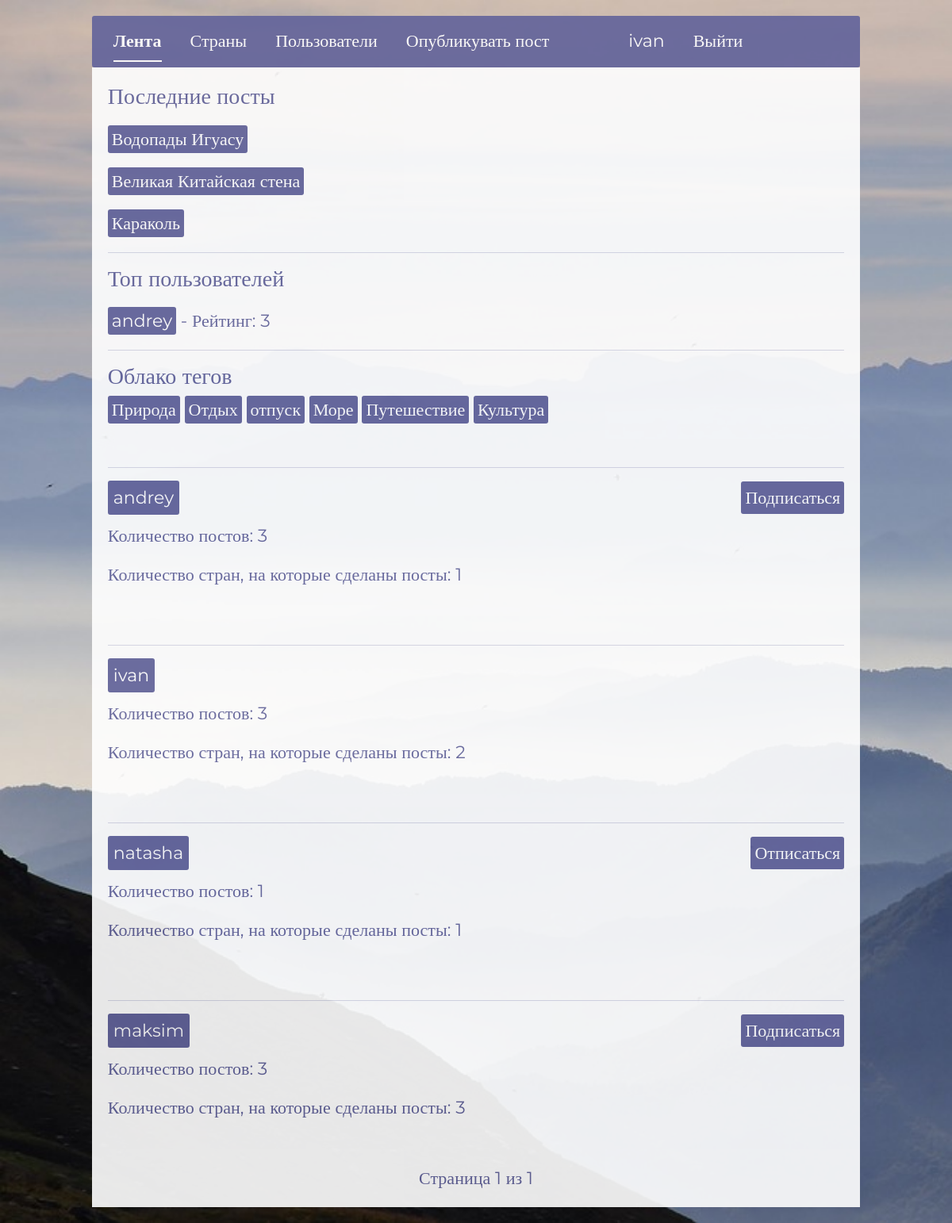
Before: /profiles/ (signed in) with the older database file.
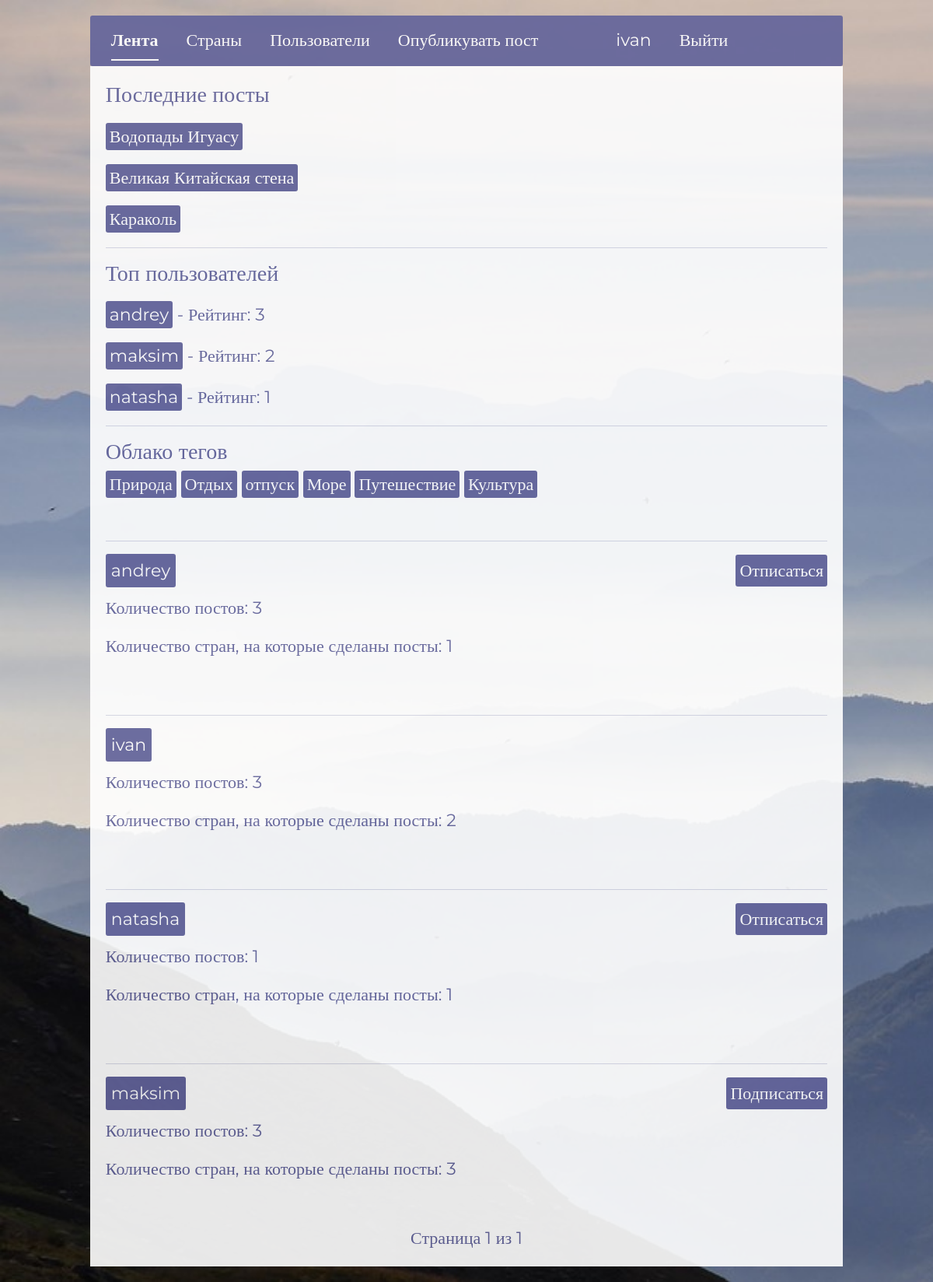
After: the same page with the newer database file.
### user/models.py (models this page shows, shortened)
class Post(models.Model):
    create_date = models.DateTimeField(auto_now_add=True)
    author = models.ForeignKey(User, on_delete=models.CASCADE,  verbose_name='Автор', blank=False, null=True, related_name='posts')
    countries = models.ManyToManyField(Country, blank=False, verbose_name="Страны")
    subject = models.CharField(max_length=255, blank=False, null=True, verbose_name='Тема')
    body = models.TextField(validators=[MinLengthValidator(3)], blank=False, null=True, verbose_name='Тело поста')
    photos = models.ManyToManyField(Photo, blank=True, verbose_name='Фотографии')
    tags = models.ManyToManyField(Tag, blank=True, verbose_name='Теги')
    rating = models.IntegerField(default=0, verbose_name='Рейтинг')
    last_lifted_at = models.DateTimeField(null=True, blank=True, verbose_name='Последнее время поднятия')
    class Meta:
        verbose_name = 'Пост'
        verbose_name_plural = 'Посты'

class Profile(models.Model):
    user = models.OneToOneField(User, on_delete=models.CASCADE, verbose_name='Пользователь')
    countries_interest = models.ManyToManyField(Country, blank=True, verbose_name="Интересующие страны")
    post_count = models.IntegerField(default=0, verbose_name='Количество постов')
    followers = models.ManyToManyField(User, related_name='following', blank=True, verbose_name='Подписчики')
    followers_count = models.IntegerField(default=0, verbose_name='Количество подписчиков')
    is_create = models.BooleanField(default=True, verbose_name='Создавать посты')
    is_blocked = models.BooleanField(default=False, verbose_name='Заблокирован')
    class Meta:
        verbose_name = 'Профиль'
        verbose_name_plural = 'Профили'

class Tag(models.Model):
    name = models.CharField(max_length=50, verbose_name='Тег')
    class Meta:
        verbose_name = 'Тег'
        verbose_name_plural = 'Теги'

### user/views.py (the view)
# urls.py: path('profiles/', views.profiles_list_view, name='profiles'),
@login_required
def profiles_list_view(request):
    cache_key_profile = f"profile_{request.user.id}"
    profile = cache.get(cache_key_profile)
    if not profile:
        profile = Profile.objects.get(user=request.user)
        cache.set(cache_key_profile, profile, timeout=60*5)
    blocked_response = check_user_blocked(profile)
    if blocked_response:
        return blocked_response
    active_link = 'profiles'
    cache_key_profiles = "profiles_list"
    profiles = cache.get(cache_key_profiles)
    if not profiles:
        profiles = Profile.objects.exclude(user__is_superuser=True).select_related('user')
        cache.set(cache_key_profiles, profiles, timeout=60*5)
    for profile in profiles:
        profile.unique_country_count = profile.user.posts.values('countries').distinct().count()
    paginator = Paginator(profiles, 20)
    page_number = request.GET.get('page')
    page_obj = paginator.get_page(page_number)
    context = {
        'profiles': page_obj,
        'active_link': active_link
    }
    return render(request, 'user/index.html', context)

### user/context_processors.py (called while the page is built)
def global_context(request):
    latest_posts = Post.objects.order_by('-create_date')[:3]
    tag_cloud = Tag.objects.all()
    top_users = Profile.objects.annotate(
        posts_count=Count('user__posts'),
        total_rating=Sum('user__posts__rating')
    ).filter(total_rating__gt=0).order_by('-total_rating')[:5]
    return {
        'latest_posts': latest_posts,
        'tag_cloud': tag_cloud,
        'top_users': top_users,
    }

### user/permissions.py (called while the page is built)
def check_user_blocked(profile):
    if profile.is_blocked:
        return HttpResponse("Ваш аккаунт заблокирован. Вы не можете создавать посты.", status=403)
    return None

### templates/user/index.html (shortened to what this page needs)
{% extends 'base.html' %}
{% block extra_css %}
    {% load static %}
    <link rel="stylesheet" href="{% static 'css/index.css' %}">
{% endblock %}
{% block content %}
    <div id="wrapper">
        <div id="index-nav">
            <ul class="nav nav-underline">
              <li class="nav-item" id="index-nav-item">
                <a id="index-link" class="nav-link active" aria-current="page" href="{% url 'index' %}">Лента</a>
              </li>
              <li class="nav-item" id="index-nav-item">
                <a id="index-link" class="nav-link" href="{% url 'country_list_view' %}">Страны</a>
              </li>
              <li class="nav-item" id="index-nav-item">
                <a id="index-link" class="nav-link" href="{% url 'profiles' %}">Пользователи</a>
              </li>
              <li class="nav-item" id="index-nav-item">
                <a id="index-link" class="nav-link" href="{% url 'create_post' %}">Опубликувать пост</a>
              </li>
              {% if user.is_authenticated %}
                <li class="nav-item" id="index-nav-item">
                    <a id="index-link" class="nav-link" href="{% url 'profile_detail' user.id %}">{{user.username}}</a>
                </li>
                <li class="nav-item" id="index-nav-item">
                    <a id="index-link" class="nav-link" href="{% url 'logout' %}">Выйти</a>
                </li>
              {% else %}
                <li class="nav-item" id="index-nav-item">
                    <a id="index-link" class="nav-link" href="{% url 'login' %}">Войти</a>
                </li>
              {% endif %}
            </ul>
        </div>
        <div id="lenta">
            {% include 'commom_info.html' %}
        </div>
        {% if active_link == 'profiles' %}
            {% for profile in profiles %}
                <div id="lenta">
                    <hr>
                    <div id="author">
                        <a href="{% url 'profile_detail' profile.user.id %}">{{ profile.user.username }}</a>
                        <div>
                            {% if request.user.is_authenticated %}
                                {% if request.user != profile.user %}
                                    {% if request.user in profile.followers.all %}
                                        <form action="{% url 'toggle_subscription' profile.user.id %}" method="POST">
                                            <button type="submit" id="subscription-bth">Отписаться</button>
                                        </form>
                                    {% else %}
                                        <form action="{% url 'toggle_subscription' profile.user.id %}" method="POST">
                                            <button type="submit" id="subscription-bth">Подписаться</button>
                                        </form>
                                    {% endif %}
                                {% endif %}
                            {% endif %}
                        </div>
                    </div>
                    <div id="profile-info">
                        <p>
                            Количество постов: {{ profile.post_count }}
                        </p>
                        <p>
                            Количество стран, на которые сделаны посты: {{ profile.unique_country_count }}
                        </p>
                    </div>
                </div>
            {% endfor %}
            <div id="lenta">
                <div id="poginator-button">
                    <span id="step-links">
                        <span id="current">
                            Страница {{ profiles.number }} из {{ profiles.paginator.num_pages }}
                        </span>
                    </span>
                </div>
            </div>
        {% endif %}
    </div>
{% endblock %}

### templates/commom_info.html
<div id="top-info">
    <h3>Последние посты</h3>
    {% for post in latest_posts %}
        <div id="link_posts">
            <a href="{% url 'post_detail' post.id %}">{{post.subject}}</a>
        </div>
    {% endfor %}
    <hr>
    <h3>Топ пользователей</h3>
    {% for user in top_users %}
        <div id="link_users">
            <a href="{% url 'profile_detail' user.user.id %}">{{user.user.username}}</a> - Рейтинг: {{ user.total_rating }}
        </div>
    {% endfor %}
    <hr>
    <h3>Облако тегов</h3>
    {% for tag in tag_cloud %}
        <div id="tags">
            <a href="{% url 'posts_by_tag' tag.id %}">{{tag.name}}</a>
        </div>
    {% endfor %}
</div>

Changed rows visible on the page:
changed Profile "andrey": text "Подписаться" → "Отписаться"
now on one of the page's lists (row unchanged): Profile: user.username "maksim", total_rating "2"
now on one of the page's lists (row unchanged): Profile: user.username "natasha", total_rating "1"
